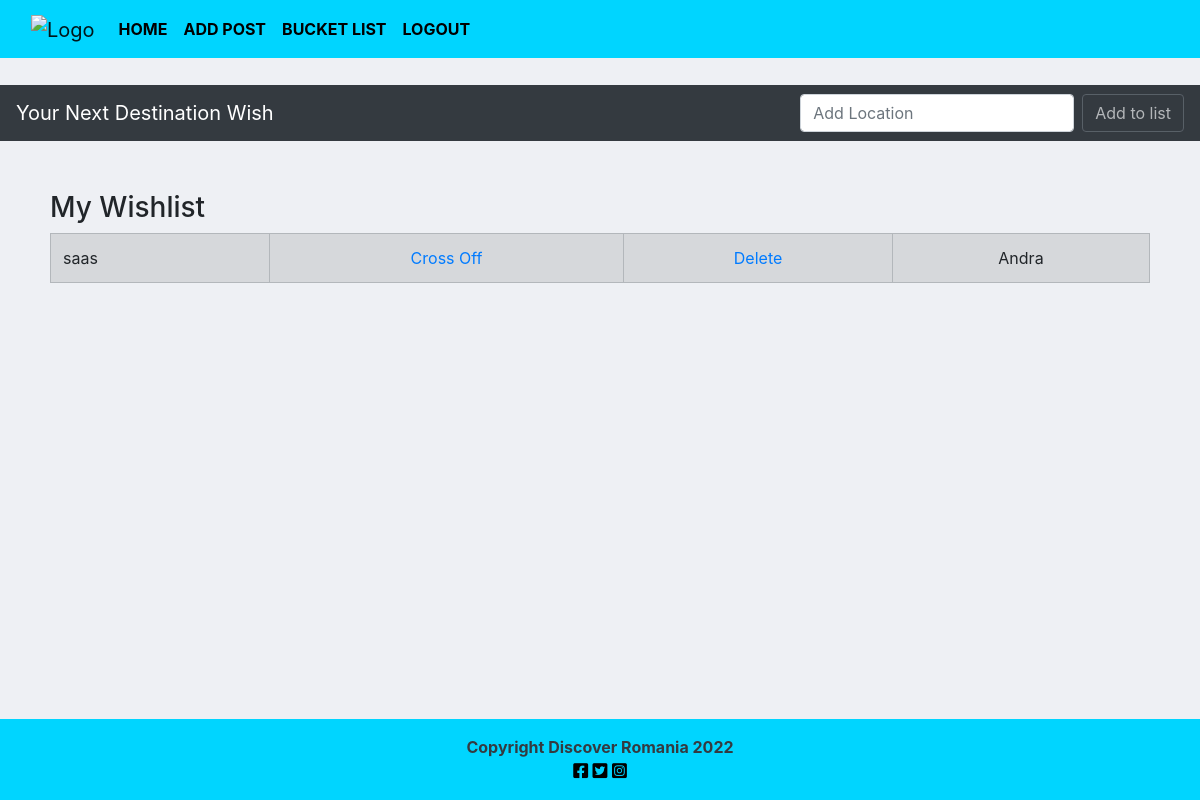
The app's page /wish/ (signed in), older data.
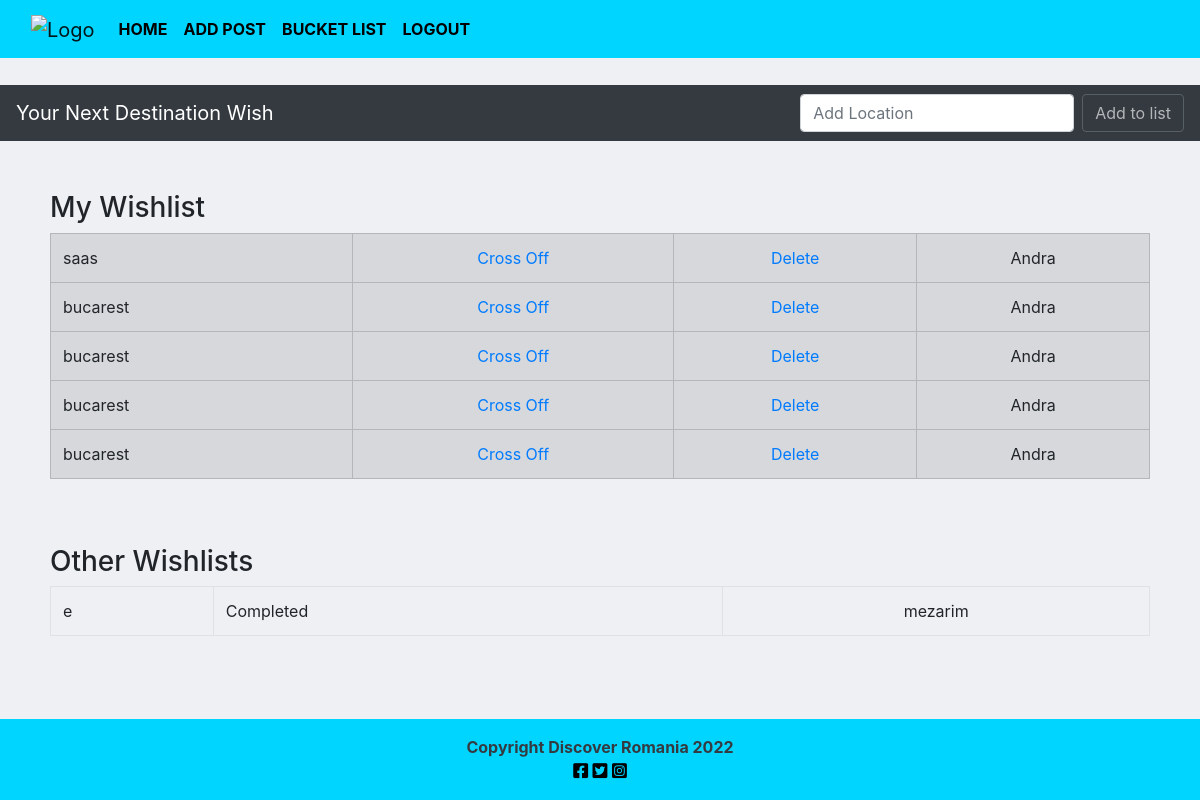
The same page, newer data.
### wish/models.py (models this page shows, shortened)
class Wish(models.Model):
    item = models.CharField(max_length=200)
    completed = models.BooleanField(default=False)
    author = models.ForeignKey(User, on_delete=models.CASCADE)

### wish/views.py (the view)
# urls.py: path('', views.create_wish, name="wish_create"),
@login_required
def create_wish(request):
    if request.method == 'POST':
        form = WishForm(request.POST or None)
        if form.is_valid():
            wish = form.save(commit=False)
            wish.author = request.user
            wish.save()
            my_items = Wish.objects.filter(author=request.user)
            all_items = Wish.objects.filter(~Q(author=request.user))
            messages.success(request, ("Your location that you want to visit has been added to List !"))
            return render(request, "wish/wish.html", {'all_items': all_items, 'my_items': my_items})
    else:
        my_items = Wish.objects.filter(author=request.user)
        all_items = Wish.objects.filter(~Q(author=request.user))
        return render(request, "wish/wish.html", {'all_items': all_items, 'my_items': my_items})

### templates/wish/wish.html (shortened to what this page needs)
{% extends 'base.html' %}
{% load static %}
{% block content %}
<nav class="navbar navbar-expand navbar-dark bg-dark">
  <a class="navbar-brand" href=""> Your Next Destination Wish</a>
  <div class="collapse navbar-collapse" id="navbarSupportedContent">
      <form id="search" class="form-inline my-2 my-lg-0" name="myForm" onsubmit="return validateForm()" method ="POST">
        <input class="form-control mr-sm-2" id="myText" type="search" placeholder="Add Location" aria-label="Search" name="item">
        <br>
        <button class="btn btn-outline-secondary my-2 my-sm-0 text-light bg-dark" type="submit" id="start_button" disabled="disabled">Add to list</button>
      </form>
  </div>
</nav>
{% if my_items %}
<div class="wish-table">
  <h3>My Wishlist</h3>
  <table class ="table table-bordered">
  {% for things in my_items %}
    {% if  things.completed %}
      <tr>
        <td class ="table-success">{{ things.item }}</td>
        <td class ="table-success"><center><a href="{% url 'uncross' things.id %}">Uncross</a></center></td>
        <td class ="table-success"><center><a href="{% url 'delete' things.id %}">Delete</a></center></td>
        <td class ="table-success"><center>{{things.author}}</center></td>
      </tr>
    {% else %}
      <tr class="table-secondary">
          <td>{{ things.item }}</td>
          <td><center><a href="{% url 'cross_off' things.id %}">Cross Off</a></center></td>
          <td><center><a href="{% url 'delete' things.id %}">Delete</a></center></td>
          <td><center>{{things.author}}</center></td>
      </tr>
    {% endif %}
  {% endfor %}
  </table>
</div>
{% endif %}
{% if all_items %}
<div class="wish-table">
  <h3>Other Wishlists</h3>
  <table class ="table table-bordered">
  {% for things in all_items %}
    <tr>
      <td class ="stricker">{{ things.item }}</td>
      <td>{% if  things.completed %}Completed{% else %}Not completed{% endif %}</td>
      <td><center>{{things.author}}</center></td>
    </tr>
  {% endfor %}
  </table>
</div>
{% endif %}
{% endblock %}

### templates/base.html (shortened to what this page needs)
{% load static %}
<!DOCTYPE html>
<html class="h-100" lang="en">
<head>
  {% include 'layout/head.html' %}
</head>
<body style ="padding-top : 75px;" class="d-flex flex-column h-100 main-bg">
    {% include 'layout/navbar.html' %}
    <div class="container">
        <div class="row">
        </div>
    </div>
    <main class="flex-shrink-0 main-bg">
        {% block content %}{% endblock content %}
    </main>
    {% include 'layout/footer.html' %}
</body>
</html>

### templates/layout/head.html (shortened to what this page needs)
{% load static %}
<link rel="stylesheet" href="https://cdnjs.cloudflare.com/ajax/libs/font-awesome/5.15.3/css/all.min.css">
<link rel="stylesheet" href="https://cdn.jsdelivr.net/npm/bootstrap@4.6.2/dist/css/bootstrap.min.css">
<link rel="stylesheet" type="text/css" href="{% static 'css/style.css' %}">
<link rel="stylesheet" type="text/css" href="{% static 'css/wish.css' %}">

### templates/layout/navbar.html (shortened to what this page needs)
<nav class="navbar fixed-top navbar-expand-lg navbar-light" style="background-color:#00D5FF;">
    <div class="container-fluid">
         <a class="navbar-brand " href="{% url 'home' %}"><img src="https://res.cloudinary.com/dak5x9tte/image/upload/v1667818430/DiscoverRomaniaLogo.png" style="width: 100px;" ; alt="Logo"></a>
        <div class="collapse navbar-collapse" id="navbarText">
            <ul class="navbar-nav me-auto mb-2 mb-lg-0">
                <li class="nav-item">
                    <a class="nav-link active" aria-current="page" href="{% url 'home' %}">Home</a>
                </li>
                {% if user.is_authenticated %}
                <li class="nav-item">
                    <a class="nav-link" href="{% url 'post_create' %}">Add Post</a>
                </li>
                <li class="nav-item">
                    <a class="nav-link" href="{% url 'wish_create' %}">Bucket List</a>
                </li>
                <li class="nav-item">
                    <a class="nav-link" href="{% url 'account_logout' %}">Logout</a>
                </li>
                {% endif %}
            </ul>
        </div>
    </div>
</nav>

### templates/layout/footer.html
<footer class="footer mt-auto py-3 dark-bg "style="background-color:#00D5FF;">
    <p class="m-0 text-center font-weight-bold text-dark">Copyright Discover Romania 2022</p>
    <div class="m-0 text-center social-networks">
        <a href="https://www.facebook.com" target="_blank" rel="noopener" aria-label="facebook"><i
            class="fab fa-facebook-square ms-3"></i></a>
        <a href="https://www.twitter.com" target="_blank" rel="noopener" aria-label="twitter"><i
                class="fab fa-twitter-square ms-3"></i></a>
        <a href="https://www.instagram.com" target="_blank" rel="noopener" aria-label="instagram"><i
                    class="fab fa-instagram-square ms-3"></i></a>
    </div>
</footer>

### static/css/style.css (style rules this page uses)
body { background-color: #EEF0F4; }
.dark-bg { background-color: #000000; }
.main-bg { background-color: #EEF0F4; }
.row { padding-top: 10px; }
.nav-item { font-weight:bold; text-transform: uppercase; }
.navbar-light .navbar-nav .nav-link.active { color: #000000; }
.navbar-light .navbar-nav .nav-link { color:#000000; }
.social-networks a { font-size:17px; color:#000000; }

### static/css/wish.css (style rules this page uses)
.wish-table { margin: 0 auto; padding: 50px 50px 0 50px; }
.wish-table:last-child { padding: 50px; }

Row changes from the older to the newer data that the page shows:
added Wish: item "bucarest", author "Andra", shown under "My Wishlist"
added Wish: item "bucarest", author "Andra", shown under "My Wishlist"
added Wish: item "bucarest", author "Andra", shown under "My Wishlist"
added Wish: item "bucarest", author "Andra", shown under "My Wishlist"
added Wish: item "e", completed "Completed", author "mezarim", shown under "Other Wishlists"
Text that changed along with them:
text now shown: "Other Wishlists"
